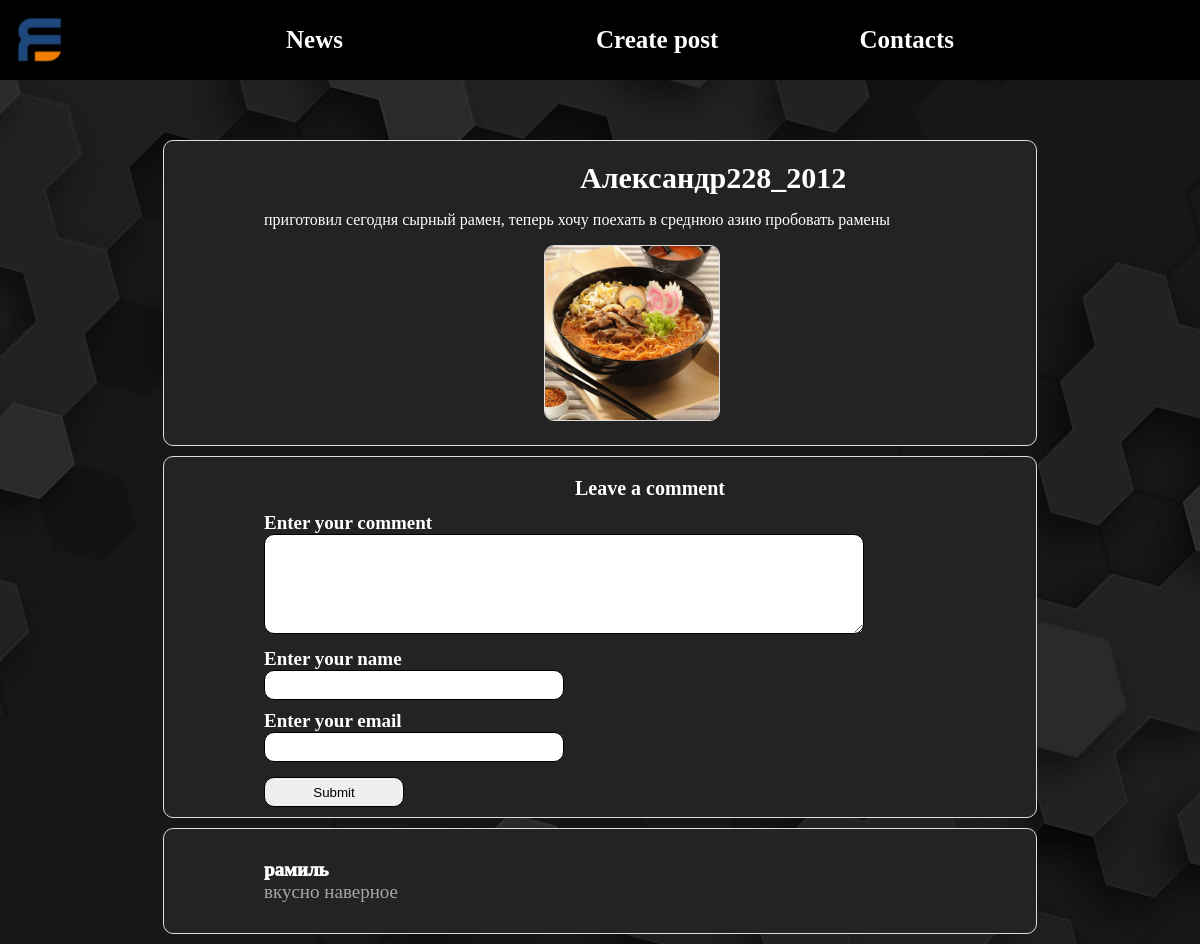
/26/, run on the app's committed database.
### website/models.py (models this page shows, shortened)
class Post(models.Model):
    name = models.CharField(max_length=20)
    text_data = models.CharField(max_length=300)
    photo = models.ImageField(upload_to='photos')

class Comments(models.Model):
    email = models.EmailField()
    yourname = models.CharField(max_length=50)
    text_comment = models.CharField(max_length=300)
    post = models.ForeignKey(Post, verbose_name='Публикация', on_delete=models.CASCADE)

### website/views.py (the view)
# urls.py: path('<int:id>/', views.details, name='details'),
def details(request, id):
    post = Post.objects.get(id=id)
    return render(request, 'details.html', {'post': post})

### templates/details.html (shortened to what this page needs)
<!DOCTYPE html>
<html lang="en">
<head>
    <link rel="stylesheet" href="../static/style/styles.css">
</head>
<body>
    <header>
        <nav>
            <div class="logo">
                <img class="logo" src="../static/img/ystu.png">
            </div>
            <a href="/"><button class="button" id="button1">News</button></a>
            <a href="/create"><button class="button" id="button2">Create post</button></a>
            <a href="/info"><button class="button" id="button4">Contacts</button></a>
        </nav>
    </header>
    <div class="details">
        <div class="nickname">
            <h1>{{post.name}}</h1>
        </div>
        <div class="textdetails">
            <p> {{post.text_data}}</p>
        </div>
        <div class="imgdetails">
            <img src="{{ post.photo.url }}" style="max-width: 20%;">
        </div>
    </div>
    <div class="form-comment">
        <h3 class="head-comment">Leave a comment</h3>
            <form method="post" action="{% url 'website:comments' post.id %}" enctype="multipart/form-data">
                <div class="ur-comm">
                    <label>Enter your comment</label><br>
                    <textarea id="comm_data" name="text_comment"></textarea>
                </div>
                <div class="ur-name">
                    <label>Enter your name</label><br>
                    <input id="comm_name" type="text" name="yourname">
                </div>
                <div class="ur-email">
                    <label>Enter your email</label><br>
                    <input id="comm_email" type="email" name="email">
                </div>
                <div><input id="save" type="submit"></div>
            </form>
    </div>
    <div class="view-comm">
        {% for comment in post.comments_set.all %}
        <div class="nameofcommentaries">
            <label class="nameofcommentaries1">{{ comment.yourname }}</label>
        </div>
        <div class="textofcommentaries">
            <label class="textofcommentaries1">{{ comment.text_comment}}</label>
        </div>
        {% endfor %}
    </div>
</body>
</html>

### static/style/styles.css (style rules this page uses)
body { font-family: Comic Sans MS, Comic Sans, cursive; color: white; }
.logo img { width: 79px; height: 79px; }
header { background-color: black; width: 100%; height: 80px; position: absolute; top: 0px; left: 0px; }
html { background-image: url(../img/background.png); background-repeat: no-repeat; background-position: center center; background-attachment: fixed; -webkit-background-size: cover; -moz-background-size: cover; -o-background-size: cover; background-size: cover; }
button { border: none; background-color: transparent; color: white; text-align: center; font-family: Comic Sans MS, Comic Sans, cursive; font-size: 25px; font-weight: 700; cursor: pointer; }
#button1 { position: absolute; top: 25px; left: 280px; }
#button2 { position: absolute; top: 25px; left: 590px; }
#button4 { position: absolute; top: 25px; right: 240px; }
label { font-size: 19px; font-weight: 600; }
a { color: inherit; text-decoration: none; }
.details { border: 1px solid #ddd; border-radius: 10px; margin: 140px 155px 10px 155px; font-family: Comic Sans MS, Comic Sans, cursive; background-color: rgb(35, 35, 35); }
.nickname { font-size: 15px; position: absolute; left: 580px; }
.textdetails { margin: 70px 100px 0px 100px; }
.imgdetails img { border: 1px solid #ddd; border-radius: 10px; width: auto; height: auto; margin: 0px 300px 20px 380px }
.form-comment { border: 1px solid #ddd; border-radius: 10px; margin: 10px 155px 10px 155px; font-family: Comic Sans MS, Comic Sans, cursive; background-color: rgb(35, 35, 35); }
.head-comment { font-size: 20px; position: absolute; left: 575px; }
.ur-comm { margin: 55px 0px 10px 100px; }
.ur-name { margin: 10px 0px 10px 100px; }
.ur-email { margin: 10px 0px 10px 100px; }
textarea[id=comm_data] { width: 600px; height: 100px; border-radius: 10px; box-sizing: border-box; border: 1px solid; border-color: black; }
input[id=comm_name] { width: 300px; height: 30px; border-radius: 10px; box-sizing: border-box; border: 1px solid; border-color: black; }
input[id=comm_email] { width: 300px; height: 30px; border-radius: 10px; box-sizing: border-box; border: 1px solid; border-color: black; }
input[id=save] { margin: 5px 0px 10px 100px; width: 140px; height: 30px; border-radius: 10px; box-sizing: border-box; border: 1px solid; border-color: black; }
.view-comm { border: 1px solid #ddd; border-radius: 10px; margin: 10px 155px 10px 155px; font-family: Comic Sans MS, Comic Sans, cursive; background-color: rgb(35, 35, 35); }
.nameofcommentaries { margin: 30px 0px 0px 100px; color: rgb(255, 255, 255); }
.nameofcommentaries1 { font-weight: 1000; }
.textofcommentaries { margin: 0px 0px 30px 100px; }
.textofcommentaries1 { font-weight: normal; color: rgba(255, 255, 255, 0.6); }

### data on the page
Post: name "Александр228_2012", text_data "приготовил сегодня сырный рамен, теперь хочу поехать в среднюю азию пробовать рамены", photo (picture)
Comments: yourname "рамиль", text_comment "вкусно наверное"
